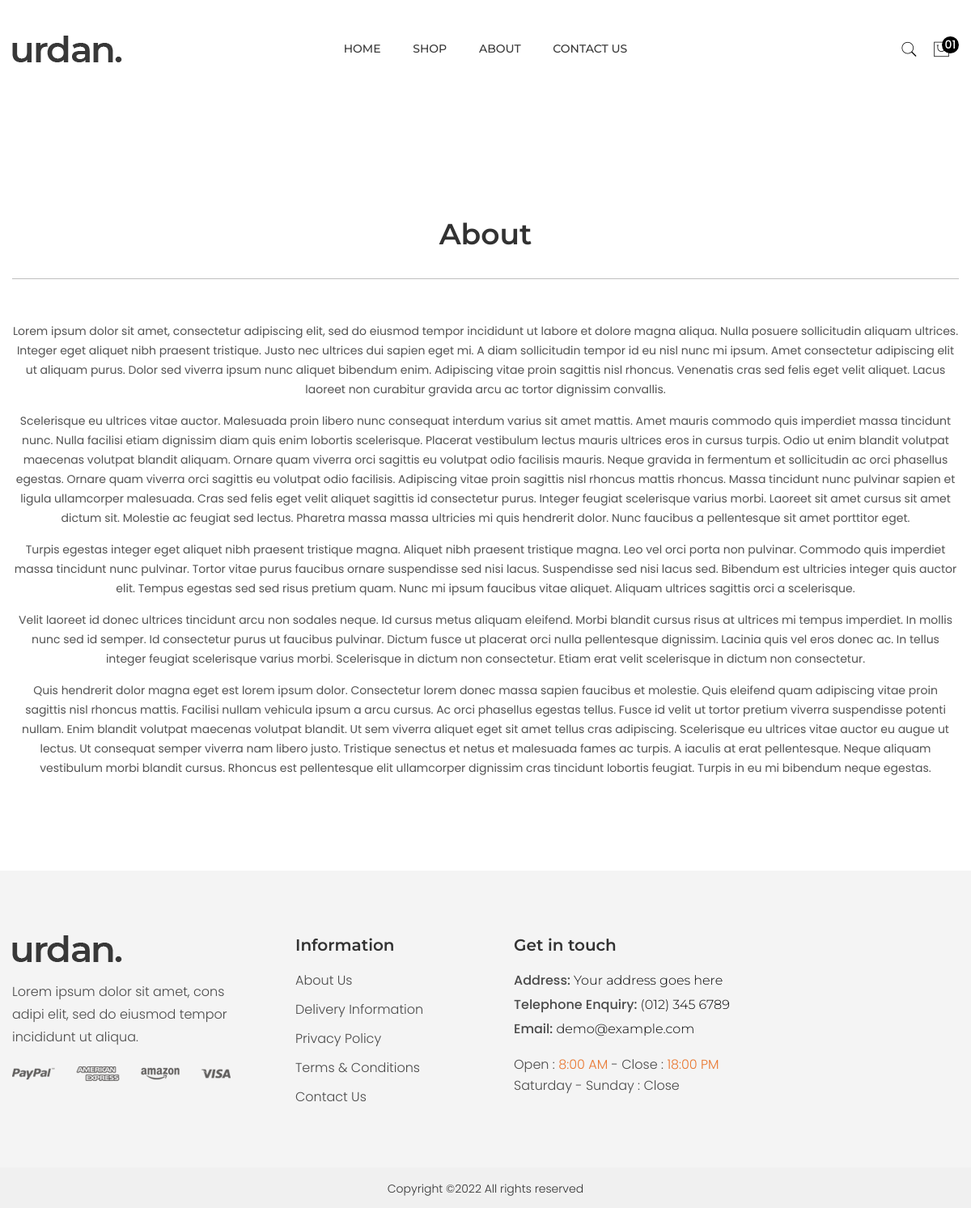
The page /about/ on the database its author committed.
### store/models.py (models this page shows)
class Pages(models.Model):
    page_title =  models.CharField(max_length=500, unique=True, choices=page_types)
    page_content =  HTMLField(max_length=10000)

### ecommerce_demo/views.py (the view)
# urls.py: path('<str:page>/', views.page, name="page"),
def page(request, page=None):
    page = get_object_or_404(Pages, page_title=str(page))
    context = {
        'page': page,
    }
    return render(request, 'generic-page.html', context=context)

### templates/generic-page.html
{% extends 'base.html' %}
{% load static %}
{% block content %}
<div class="contact-us-area pt-100 pb-65">
    <div class="container">
        <div class="section-title-4 text-center mb-50" data-aos="fade-up" data-aos-delay="200">
            <h2>{{page.page_title|capfirst}}</h2>
            <br>
            <hr>
            <br>
            <div>
                <p>
                    {% autoescape off %}
                    {{page.page_content}}
                    {% endautoescape %}
                </p>
            </div>
        </div>
    </div>
</div>
{% endblock content %}

### rows shown on the page
Pages: page_title "About", page_content "Lorem ipsum dolor sit amet, consectetur adipiscing elit, sed do eiusmod tempor incididunt ut labore et dolore magna aliqua. Nulla posuere sollicitudin aliquam ultrices. Integer eget aliquet nibh praesent tristique. Justo nec ultrices dui sapien eget mi. A diam sollicitudin tempor id eu nisl nunc mi ipsum. Amet consectetur adipiscing elit ut aliquam purus. Dolor sed viverra ipsum nunc aliquet bibendum enim. Adipiscing vitae proin sagittis nisl rhoncus. Venenatis cras sed felis eget velit aliquet. Lacus laoreet non curabitur gravida arcu ac tortor dignissim convallis. Scelerisque eu ultrices vitae auctor. Malesuada proin libero nunc consequat interdum varius sit amet mattis. Amet mauris…"
